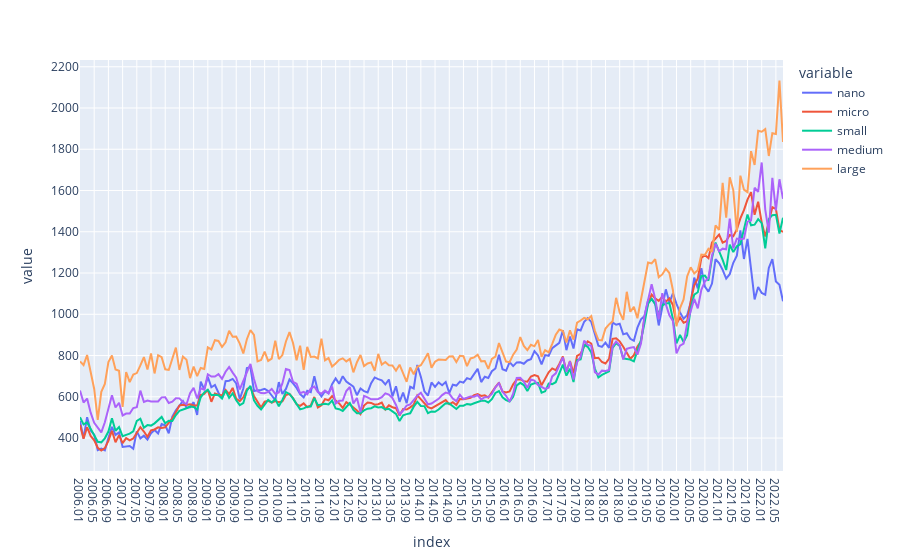

Here is the notebook cell this chart was saved with:
### Code cell
# 서울 데이터 시각화
plt.figure(figsize=(60, 30))
fig = px.line(df_seoul)
fig.show()

### Figure 1 — Plotly figure (JSON) as saved in the notebook; plotly's stock layout.template omitted (floating-point values rounded to 4 significant figures; data arrays with more than 128 entries replaced by an {"elided": "..."} marker saying what was removed)
{"data": [{"hovertemplate": "variable=nano<br>index=%{x}<br>value=%{y}<extra></extra>", "legendgroup": "nano", "line": {"color": "#636efa", "dash": "solid"}, "marker": {"symbol": "circle"}, "mode": "lines", "name": "nano", "orientation": "v", "showlegend": true, "type": "scatter", "x": {"elided": "199 str values"}, "xaxis": "x", "y": {"elided": "199 float values"}, "yaxis": "y"}, {"hovertemplate": "variable=micro<br>index=%{x}<br>value=%{y}<extra></extra>", "legendgroup": "micro", "line": {"color": "#EF553B", "dash": "solid"}, "marker": {"symbol": "circle"}, "mode": "lines", "name": "micro", "orientation": "v", "showlegend": true, "type": "scatter", "x": {"elided": "199 str values"}, "xaxis": "x", "y": {"elided": "199 float values"}, "yaxis": "y"}, {"hovertemplate": "variable=small<br>index=%{x}<br>value=%{y}<extra></extra>", "legendgroup": "small", "line": {"color": "#00cc96", "dash": "solid"}, "marker": {"symbol": "circle"}, "mode": "lines", "name": "small", "orientation": "v", "showlegend": true, "type": "scatter", "x": {"elided": "199 str values"}, "xaxis": "x", "y": {"elided": "199 float values"}, "yaxis": "y"}, {"hovertemplate": "variable=medium<br>index=%{x}<br>value=%{y}<extra></extra>", "legendgroup": "medium", "line": {"color": "#ab63fa", "dash": "solid"}, "marker": {"symbol": "circle"}, "mode": "lines", "name": "medium", "orientation": "v", "showlegend": true, "type": "scatter", "x": {"elided": "199 str values"}, "xaxis": "x", "y": {"elided": "199 float values"}, "yaxis": "y"}, {"hovertemplate": "variable=large<br>index=%{x}<br>value=%{y}<extra></extra>", "legendgroup": "large", "line": {"color": "#FFA15A", "dash": "solid"}, "marker": {"symbol": "circle"}, "mode": "lines", "name": "large", "orientation": "v", "showlegend": true, "type": "scatter", "x": {"elided": "199 str values"}, "xaxis": "x", "y": {"elided": "199 float values"}, "yaxis": "y"}], "layout": {"legend": {"title": {"text": "variable"}, "tracegroupgap": 0}, "margin": {"t": 60}, "xaxis": {"anchor": "y", "domain": [0, 1], "title": {"text": "index"}}, "yaxis": {"anchor": "x", "domain": [0, 1], "title": {"text": "value"}}}}
